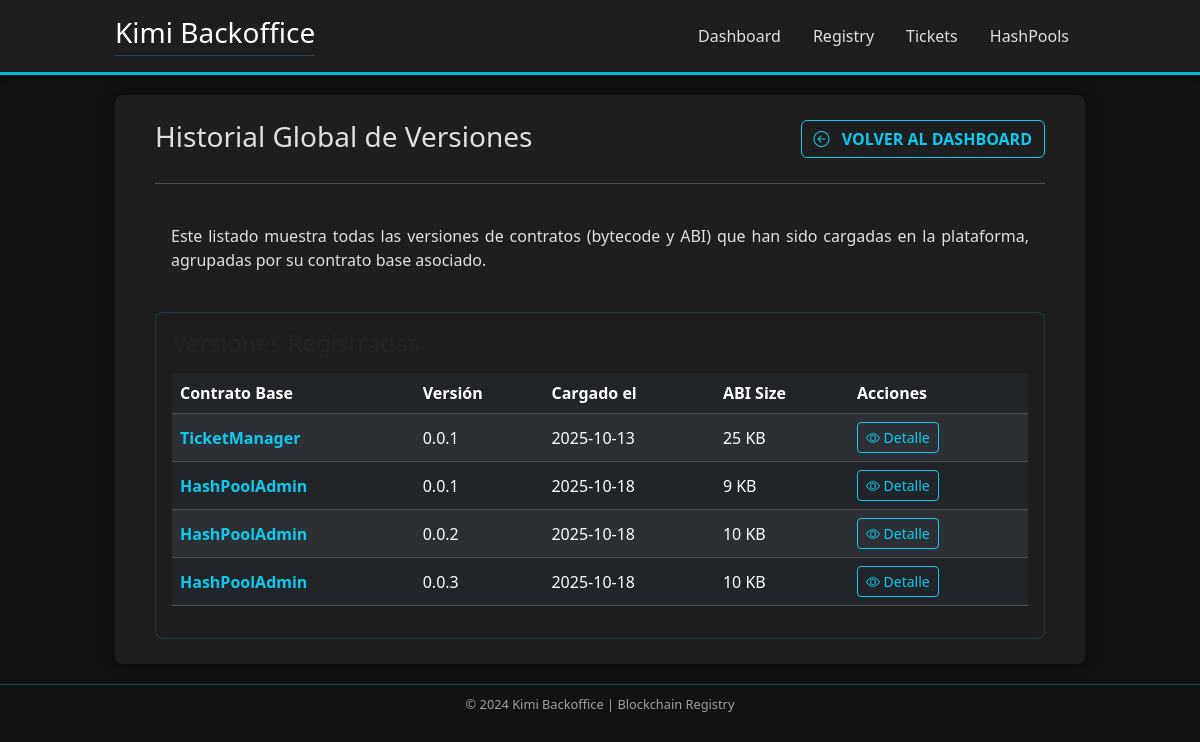
/contractRegistry/version/list/, run on an earlier commit of the app's database.
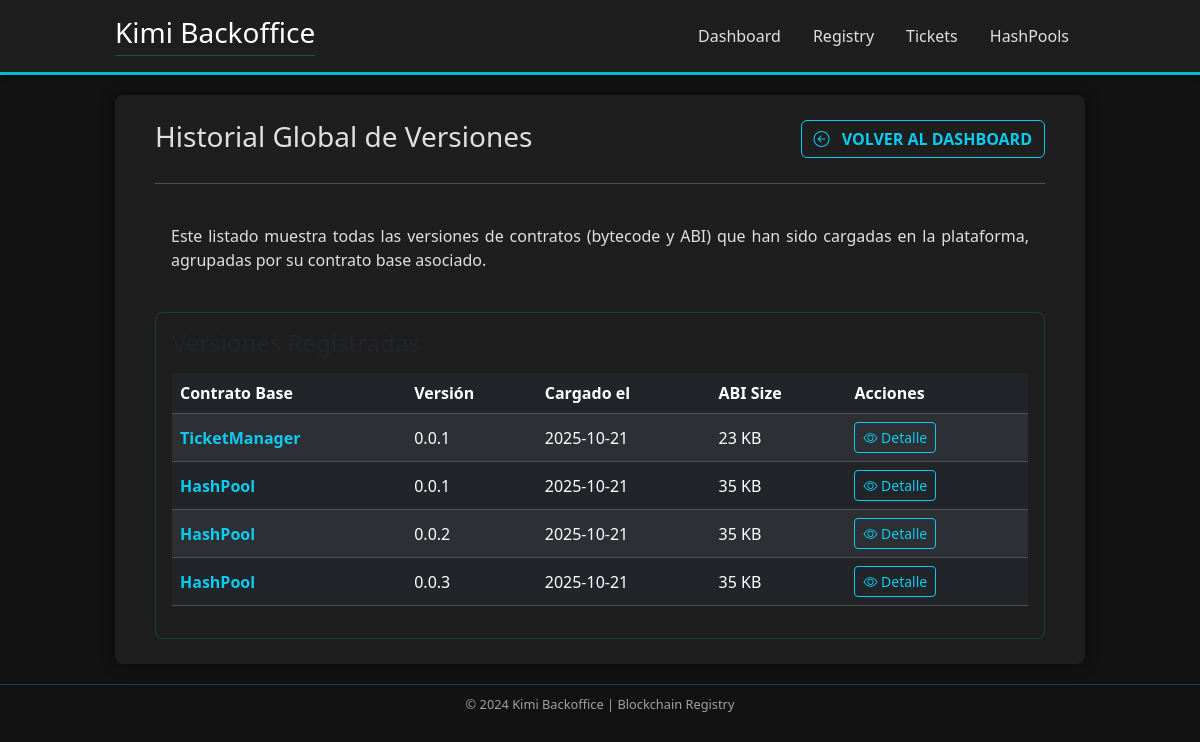
And on a later commit of the database.
### contractRegistry/models.py (models this page shows, shortened)
class ContractVersion(models.Model):
    base_contract = models.ForeignKey(BaseContract, on_delete=models.CASCADE, related_name='versions')
    version = models.CharField(max_length=50)
    bytecode = models.TextField()
    abi = models.JSONField()
    created_at = models.DateTimeField(auto_now_add=True)
    class Meta:
        constraints = [
            UniqueConstraint(
                fields=['base_contract', 'version'],
                name='unique_version_per_base_contract'
            )
        ]

class BaseContract(models.Model):
    name = models.CharField(max_length=100, unique=True)
    descripcion = models.TextField(blank=True, help_text="Descripción opcional del contrato base.")
    created_at = models.DateTimeField(auto_now_add=True)

### contractRegistry/views.py (the view)
# urls.py: path('version/list/', views.versionList, name='version_list'),
def versionList(request):
    versions = ContractVersion.objects.all()
    context = {
        'versions': versions
    }
    return render(request, 'contractRegistry/version_list.html', context)

### templates/contractRegistry/version_list.html (shortened to what this page needs)
{% extends "base.html" %}
{% load static %}
{% block content %}
<div class="centered-container mx-auto dashboard-content">
    <div class="d-flex justify-content-between align-items-center mb-4 border-0">
      <h2 class="h3 text-accent mb-0" style="border-bottom: none !important;">Historial Global de Versiones</h2>
      <a href="{% url 'contractRegistry:index' %}" class="btn btn-outline-info fw-bold text-uppercase"><i class="bi bi-arrow-left-circle me-2"></i> Volver al Dashboard</a>
    </div>
    <hr class="text-accent mt-0 mb-4" />
    <div class="mb-4 welcome-card p-3 d-flex justify-content-between align-items-start">
      <div style="text-align: justify;">
        <p class="mb-0 text-text-dim">
          Este listado muestra todas las versiones de contratos (bytecode y ABI) que han sido cargadas en la plataforma, agrupadas por su contrato base asociado.
        </p>
      </div>
    </div>
    <div class="card status-card-table p-3">
        <h4 class="text-text-light mb-3">Versiones Registradas</h4>
        <table class="table table-dark table-striped table-hover">
            <thead>
                <tr>
                    <th scope="col" class="text-accent">Contrato Base</th>
                    <th scope="col" class="text-accent">Versión</th>
                    <th scope="col" class="text-accent">Cargado el</th>
                    <th scope="col" class="text-accent">ABI Size</th>
                    <th scope="col" class="text-accent">Acciones</th>
                </tr>
            </thead>
            <tbody>
                {% for version in versions %}
                    <tr class="text-text-dim align-middle">
                        <td class="fw-bold text-light">
                            <a href="{% url 'contractRegistry:contract_detail' contract_id=version.base_contract.id %}" class="text-info text-decoration-none">
                                {{ version.base_contract.name }}
                            </a>
                        </td>
                        <td>{{ version.version }}</td>
                        <td>{{ version.created_at|date:'Y-m-d' }}</td>
                        <td>{{ version.abi|length }} KB</td>
                        <td>
                            <a href="{% url 'contractRegistry:contract_detail' contract_id=version.base_contract.id %}" class="btn btn-sm btn-outline-info me-2">
                                <i class="bi bi-eye"></i> Detalle
                            </a>
                        </td>
                    </tr>
                {% empty %}
                    <tr class="text-center">
                        <td colspan="5" class="text-warning fw-bold">No hay versiones de contratos registradas aún.</td>
                    </tr>
                {% endfor %}
            </tbody>
        </table>
    </div>
</div>
{% endblock %}

What changed in the data, as far as the page shows it:
changed ContractVersion "TicketManager": created_at "2025-10-13" → "2025-10-21"; abi|length "25" → "23"
changed ContractVersion (number 2 of 4 on the later page): base_contract.name "HashPoolAdmin" → "HashPool"; created_at "2025-10-18" → "2025-10-21"; abi|length "9" → "35"
changed ContractVersion (number 3 of 4 on the later page): base_contract.name "HashPoolAdmin" → "HashPool"; created_at "2025-10-18" → "2025-10-21"; abi|length "10" → "35"
changed ContractVersion (number 4 of 4 on the later page): base_contract.name "HashPoolAdmin" → "HashPool"; created_at "2025-10-18" → "2025-10-21"; abi|length "10" → "35"
